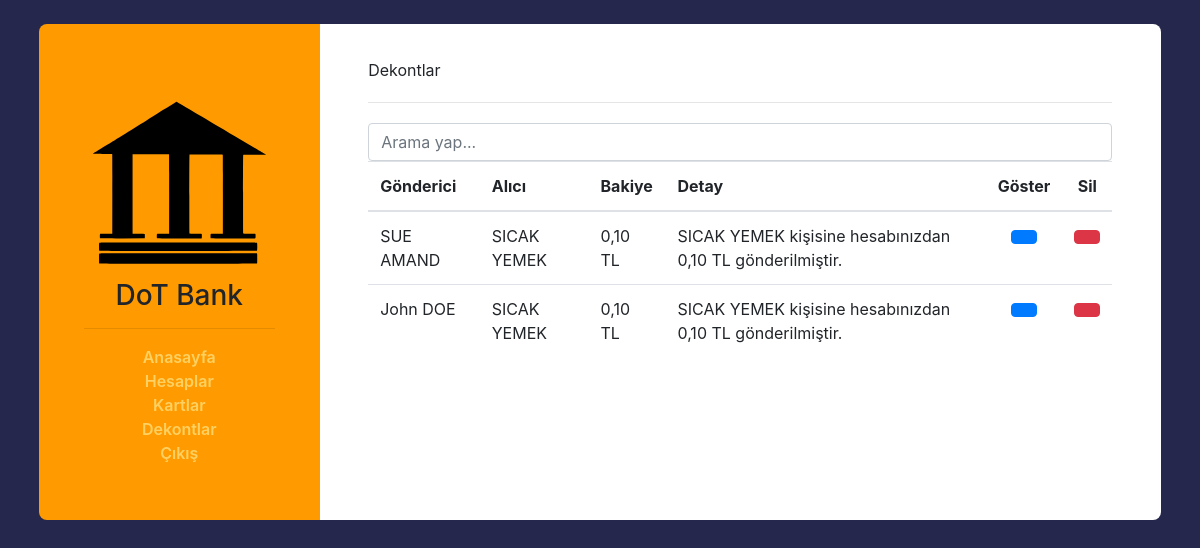
Before: /receipt/ (signed in) with the older database file.
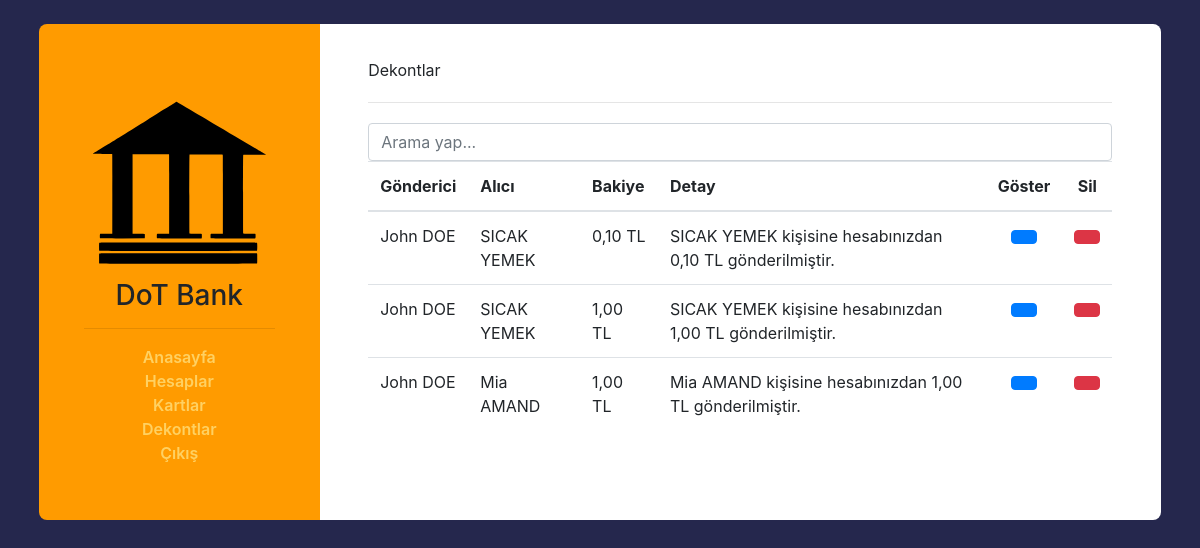
After: the same page with the newer database file.
### model/__init__.py (models this page shows)
class Receipt(db.Model):
    id = db.Column(db.Integer, primary_key=True, unique=True, autoincrement=True)
    senderid = db.Column(db.Integer)
    receiverid = db.Column(db.Integer)
    amount = db.Column(db.Integer)
    detail = db.Column(db.Text)
    processdate = db.Column(db.Text, default=getdate())

class User(db.Model):
    id = db.Column(db.Integer, primary_key=True, unique=True, autoincrement=True)
    name = db.Column(db.Text)
    surname = db.Column(db.Text)
    email = db.Column(db.Text)
    amount = db.Column(db.Integer)
    createddate = db.Column(db.Text, default=getdate())

### controller/homeController.py (the view, shortened to what this page needs)
@home.route("/receipt/", methods=["GET", "POST"])
def receipt():
    if session.get("login", ""):
        return render_template("receipt.html", receipts=receiptEvents.viewall(), user=userEvents.view, amountformat=userEvents.amountformatter)
    else:
        return redirect(url_for(".login"))

### model/receiptEvents.py (called while the page is built)
def viewall(): return Receipt.query.all()

### model/userEvents.py (called while the page is built)
def view(id): return User.query.filter_by(id=id).first()

### templates/receipt.html (shortened to what this page needs)
{% extends "layout.html"%}  {% block body %}
<div class="col-md-12">Dekontlar</div>
<div class="col-md-12">
  <hr style="margin-top: 20px; margin-bottom: 20px" />
</div>
<div class="mst-form col-md-12">
  <input
    class="form-control"
    id="filterinput"
    type="text"
    placeholder="Arama yap..."
  />
  {% if receipts == [] %}
  <div class="alert alert-warning">Kayıt yok</div>
  {% else %}
  <div class="table-responsive table-hover">
    <table class="table">
      <thead>
        <tr>
          <th>Gönderici</th>
          <th>Alıcı</th>
          <th>Bakiye</th>
          <th>Detay</th>
          <th><center>Göster</center></th>
          <th><center>Sil</center></th>
        </tr>
      </thead>
      <tbody id="filtertable">
        {% for receipt in receipts %}
        <tr>
          <td>
            {{ user(receipt.senderid).name + " " +
            user(receipt.senderid).surname }}
          </td>
          <td>
            {{ user(receipt.receiverid).name + " " +
            user(receipt.receiverid).surname }}
          </td>
          <td>{{ receipt.amount }} TL</td>
          <td>{{ receipt.detail }}</td>
          <td>
            <center>
              <a
                href="{{url_for('.receipthtml', id=receipt.id)}}"
                class="btn btn-primary btn-rounded"
                target="_blank"
              >
              </a>
            </center>
          </td>
          <td>
            <center>
              <form action="{{url_for('.receipt')}}" method="POST">
                <button
                  type="submit"
                  name="event"
                  value="deletereceipt"
                  class="btn btn-danger btn-rounded"
                >
                </button>
              </form>
            </center>
          </td>
        </tr>
        {% endfor %}
      </tbody>
    </table>
  </div>
  {% endif %}
</div>
{% endblock %}

Changed rows visible on the page:
changed Receipt "SICAK YEMEK kişisine hesabınızdan 0,10 TL gönderilmiştir.": senderid.surname "SUE AMAND" → "John DOE"
changed Receipt: amount "0,10" → "1,00"; detail "SICAK YEMEK kişisine hesabınızdan 0,10 TL gönderilmiştir." → "SICAK YEMEK kişisine hesabınızdan 1,00 TL gönderilmiştir."
added Receipt: senderid.surname "John DOE", receiverid.surname "Mia AMAND", amount "1,00", detail "Mia AMAND kişisine hesabınızdan 1,00 TL gönderilmiştir."
